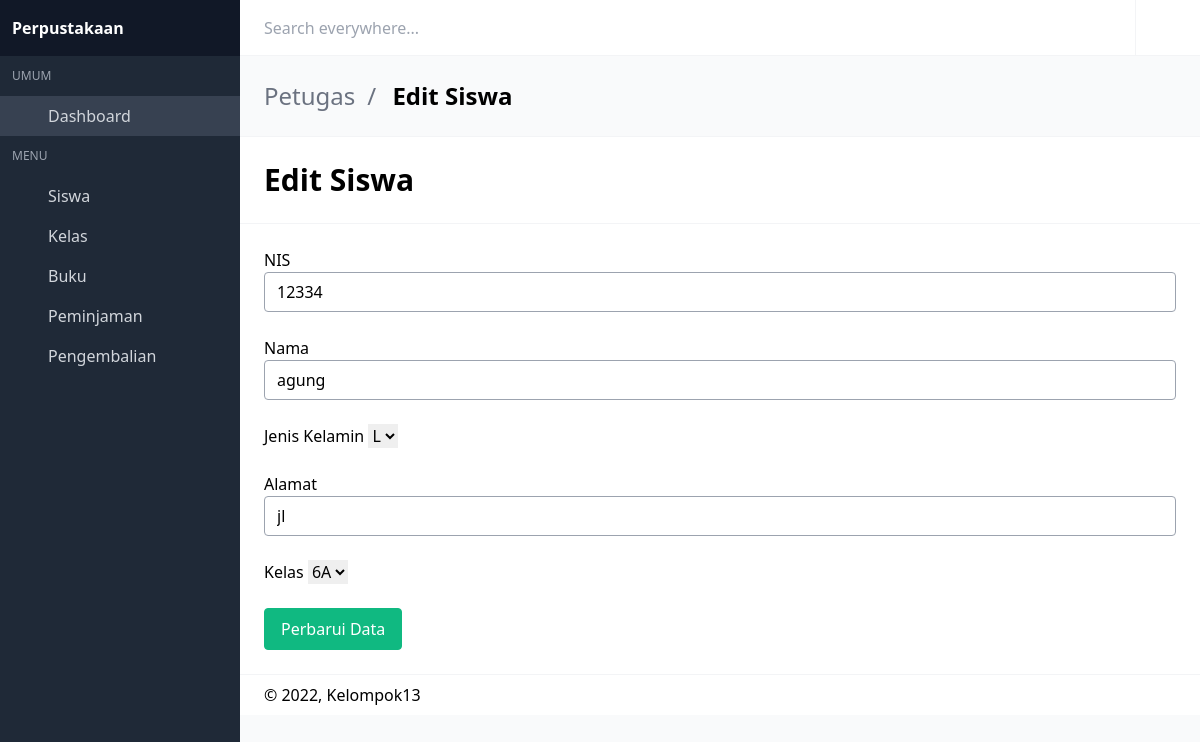
Screenshot of /main/petugas/editsiswa.php (signed in) with the database file from the repository.
### tables this page shows
CREATE TABLE `siswa` (
  `nis` int(11) NOT NULL,
  `nama` varchar(50) NOT NULL,
  `jenis_kelamin` enum('L','P') NOT NULL,
  `alamat` varchar(50) NOT NULL,
  `id_kelas` int(2) NOT NULL
);

### main/petugas/editsiswa.php (the view, shortened to what this page needs)
<?php
include_once("config.php");
$nis = $_GET['nis'];
$result = mysqli_query($conn, "SELECT * FROM `siswa` join `kelas` ON siswa.id_kelas=kelas.id_kelas;");
while($data = mysqli_fetch_array($result))
{
  $nis = $data['nis'];
  $nama = $data['nama'];
  $alamat = $data['alamat'];
}
$result=mysqli_query($conn,"SELECT * FROM `kelas` ")
?>
<!DOCTYPE html>
<html lang="en" class="">
<head>
  <link rel="stylesheet" href="css/main.css?v=1628755089081">
</head>
<body>
<div id="app">
<nav id="navbar-main" class="navbar is-fixed-top">
  <div class="navbar-brand">
    <div class="navbar-item">
      <div class="control"><input placeholder="Search everywhere..." class="input"></div>
    </div>
  </div>
  <div class="navbar-menu" id="navbar-menu">
    <div class="navbar-end">
      <a href="" class="navbar-item has-divider desktop-icon-only">
        <span class="icon"><i class="mdi mdi-help-circle-outline"></i></span>
      </a>
      <a href="keluar.php" title="Log out" class="navbar-item desktop-icon-only">
        <span class="icon"><i class="mdi mdi-logout"></i></span>
      </a>
    </div>
  </div>
</nav>
<aside class="aside is-placed-left is-expanded">
  <div class="aside-tools">
    <div>
    <b class="font-black">Perpustakaan</b>
    </div>
  </div>
  <div class="menu is-menu-main">
    <p class="menu-label">Umum</p>
    <ul class="menu-list">
      <li class="active">
        <a href="dashboard.php">
          <span class="icon"><i class="mdi mdi-desktop-mac"></i></span>
          <span class="menu-item-label">Dashboard</span>
        </a>
      </li>
    </ul>
    <p class="menu-label">Menu</p>
    <ul class="menu-list">
      <li class="--set-active-tables-html">
        <a href="siswa.php">
          <span class="icon"><i class="mdi mdi-account-circle"></i></span>
          <span class="menu-item-label">Siswa</span>
        </a>
      </li>
      <li class="--set-active-forms-html">
        <a href="kelas.php">
          <span class="icon"><i class="mdi mdi-table"></i></span>
          <span class="menu-item-label">Kelas</span>
        </a>
      </li>
      <li class="--set-active-profile-html">
        <a href="buku.php">
          <span class="icon"><i class="mdi mdi-book"></i></span>
          <span class="menu-item-label">Buku</span>
        </a>
      </li>
      <li>
        <a href="peminjaman.php">
          <span class="icon"><i class="mdi mdi-cart-plus"></i></span>
          <span class="menu-item-label">Peminjaman</span>
        </a>
      </li>
      <li>
        <a href="pengembalian.php">
          <span class="icon"><i class="mdi mdi-cart-minus"></i></span>
          <span class="menu-item-label">Pengembalian</span>
        </a>
      </li>
    </ul>
  </div>
</aside>
<section class="is-title-bar">
  <div class="flex flex-col md:flex-row items-center justify-between space-y-6 md:space-y-0">
    <ul>
      <li>Petugas</li>
      <li>Edit Siswa</li>
    </ul>
  </div>
</section>
<section class="is-hero-bar">
  <div class="flex flex-col md:flex-row items-center justify-between space-y-6 md:space-y-0">
    <h1 class="title">
      Edit Siswa
    </h1>
  </div>
</section>
<section class="is-hero-bar">
  <div>
<form name="update_user" method="post" enctype="multipart/form-data" action="">
<div class="mb-3">
<label class="form-lable">NIS</label>
<input type="text" class="input" name="nis" value=<?php echo $nis;?>>
</div>
<br>
<div class="mb-3">
<label class="form-lable">Nama</label>
<input type="text" class="input" name="nama" value=<?php echo $nama;?>>
</div>
<br>
<div class="mt-3">
          <label class="form-control">Jenis Kelamin</label>
          <select class="btn btn-primary" name="jeniskel">
                <option value="L">L</option>
            </select>
        </div>
<br>
<div class="mb-3">
<label class="form-lable">Alamat</label>
<input type="text" class="input" name="alamat" value=<?php echo $alamat;?>>
</div>
<br>
<div class="mb-3">
        <label class="form-select" >Kelas</label>
        <select class="btn btn-primary" id="select_1" name="kelas">
            <?php
                while($data = mysqli_fetch_array($result)) {
            ?>
                <option value="<?php echo $data['id_kelas']; ?>"><?php echo $data['nama_kelas']; ?></option>
            <?php
                            }
            ?>
            </select>
</div>
<br>
<div class="mb-3">
<input class="button green" type="submit" name="submit" value="Perbarui Data">
</div>
</form>
  </div>
</section>
<footer class="footer">
  <div class="flex flex-col md:flex-row items-center justify-between space-y-3 md:space-y-0">
    <div class="flex items-center justify-start space-x-3">
      <div>
        © 2022, Kelompok13
      </div>
    </div>
  </div>
</footer>
<link rel="stylesheet" href="https://cdn.materialdesignicons.com/4.9.95/css/materialdesignicons.min.css">
</body>
</html>

### rows the page displays
siswa: nis "12334", nama "agung", alamat "jl"

### other values shown
form field kelas "6A"
